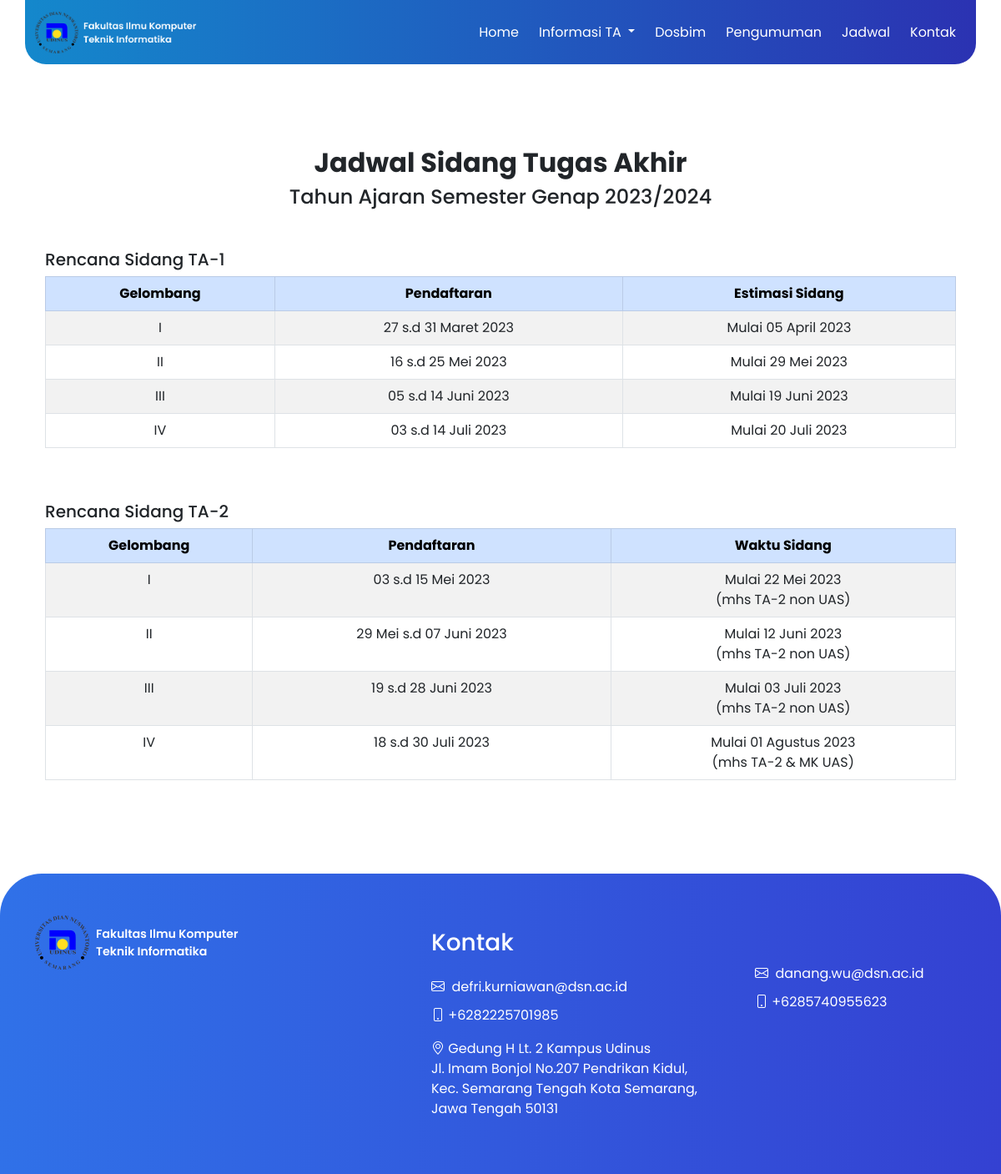
The app's page /index.php/dashboard/jadwal with its own data.
### tables this page shows
CREATE TABLE `tb_jadwal_ta1` (
  `id` int(11) NOT NULL,
  `gelombang` varchar(50) NOT NULL,
  `pendaftaran` varchar(128) NOT NULL,
  `estimasi_sidang` varchar(128) NOT NULL
);

CREATE TABLE `tb_jadwal_ta2` (
  `id` int(11) NOT NULL,
  `gelombang` varchar(50) NOT NULL,
  `pendaftaran` varchar(128) NOT NULL,
  `waktu_sidang` varchar(128) NOT NULL,
  `keterangan` varchar(128) NOT NULL
);

### application/controllers/Dashboard.php (called while the page is built, shortened)
<?php
class Dashboard extends CI_Controller
{
    public function jadwal()
    {
        $data['ta1_jadwal'] = $this->model_jadwal->getTA1Jadwal();
        $data['ta2_jadwal'] = $this->model_jadwal->getTA2Jadwal();
        $this->load->view('layout/front-header');
        $this->load->view('layout/front-navbar');
        $this->load->view('front-end/jadwal', $data);
        $this->load->view('layout/front-footer');
    }
}

### index.php (called while the page is built, shortened)
<?php
require_once BASEPATH.'core/CodeIgniter.php';

### application/models/model_jadwal.php (called while the page is built, shortened)
<?php
class Model_jadwal extends CI_Model
{
    public function getTA1Jadwal()
    {
        $query = $this->db->get('tb_jadwal_ta1');
        return $query->result_array();
    }
    public function getTA2Jadwal()
    {
        $query = $this->db->get('tb_jadwal_ta2');
        return $query->result_array();
    }
}

### application/views/front-end/jadwal.php (the view, shortened to what this page needs)
<head>
</head>
<section class="bg-white py-5" style="margin-top: 104px; margin-bottom: 5px;">
    <div class="container">
        <div class="row">
            <div class="col-lg-12">
                <div class="text-center mb-5 mt-4">
                    <h2 class="display-7 fw-bolder"><span class="text-gradient d-inline">Jadwal Sidang Tugas
                            Akhir</span></h2>
                    <h4 class="mb-5">Tahun Ajaran Semester Genap 2023/2024</h4>
                </div>
            </div>
        </div>
        <div class="container">
            <h5>Rencana Sidang TA-1</h5>
            <div class="table-responsive">
                <table class="table table-bordered table-striped text-center table-hover">
                    <thead class="table-primary">
                        <tr>
                            <th scope="col">Gelombang</th>
                            <th scope="col">Pendaftaran</th>
                            <th scope="col">Estimasi Sidang</th>
                        </tr>
                    </thead>
                    <tbody>
                        <?php foreach ($ta1_jadwal as $jadwal) { ?>
                            <tr>
                                <td>
                                    <?php echo $jadwal['gelombang']; ?>
                                </td>
                                <td>
                                    <?php echo $jadwal['pendaftaran']; ?>
                                </td>
                                <td>
                                    <?php echo $jadwal['estimasi_sidang']; ?>
                                </td>
                            </tr>
                        <?php } ?>
                    </tbody>
                </table>
            </div>
        </div>
        <div class="container mt-5">
            <h5>Rencana Sidang TA-2</h5>
            <div class="table-responsive">
                <table class="table table-bordered table-striped text-center table-hover">
                    <thead class="table-primary">
                        <tr>
                            <th scope="col">Gelombang</th>
                            <th scope="col">Pendaftaran</th>
                            <th scope="col">Waktu Sidang</th>
                        </tr>
                    </thead>
                    <tbody>
                        <?php foreach ($ta2_jadwal as $jadwal) { ?>
                            <tr>
                                <td>
                                    <?php echo $jadwal['gelombang']; ?>
                                </td>
                                <td>
                                    <?php echo $jadwal['pendaftaran']; ?>
                                </td>
                                <td>
                                    <?php echo $jadwal['waktu_sidang']; ?><br>
                                    <?php echo $jadwal['keterangan']; ?>
                                </td>
                            </tr>
                        <?php } ?>
                    </tbody>
                </table>
            </div>
        </div>
    </div>
</section>

### records on screen
tb_jadwal_ta1: gelombang "I", pendaftaran "27 s.d 31 Maret 2023", estimasi_sidang "Mulai 05 April 2023"
tb_jadwal_ta1: gelombang "II", pendaftaran "16 s.d 25 Mei 2023", estimasi_sidang "Mulai 29 Mei 2023"
tb_jadwal_ta1: gelombang "III", pendaftaran "05 s.d 14 Juni 2023", estimasi_sidang "Mulai 19 Juni 2023"
tb_jadwal_ta1: gelombang "IV", pendaftaran "03 s.d 14 Juli 2023", estimasi_sidang "Mulai 20 Juli 2023"
tb_jadwal_ta2: gelombang "I", pendaftaran "03 s.d 15 Mei 2023", waktu_sidang "Mulai 22 Mei 2023", keterangan "(mhs TA-2 non UAS)"
tb_jadwal_ta2: gelombang "II", pendaftaran "29 Mei s.d 07 Juni 2023", waktu_sidang "Mulai 12 Juni 2023", keterangan "(mhs TA-2 non UAS)"
tb_jadwal_ta2: gelombang "III", pendaftaran "19 s.d 28 Juni 2023", waktu_sidang "Mulai 03 Juli 2023", keterangan "(mhs TA-2 non UAS)"
tb_jadwal_ta2: gelombang "IV", pendaftaran "18 s.d 30 Juli 2023", waktu_sidang "Mulai 01 Agustus 2023", keterangan "(mhs TA-2 & MK UAS)"
